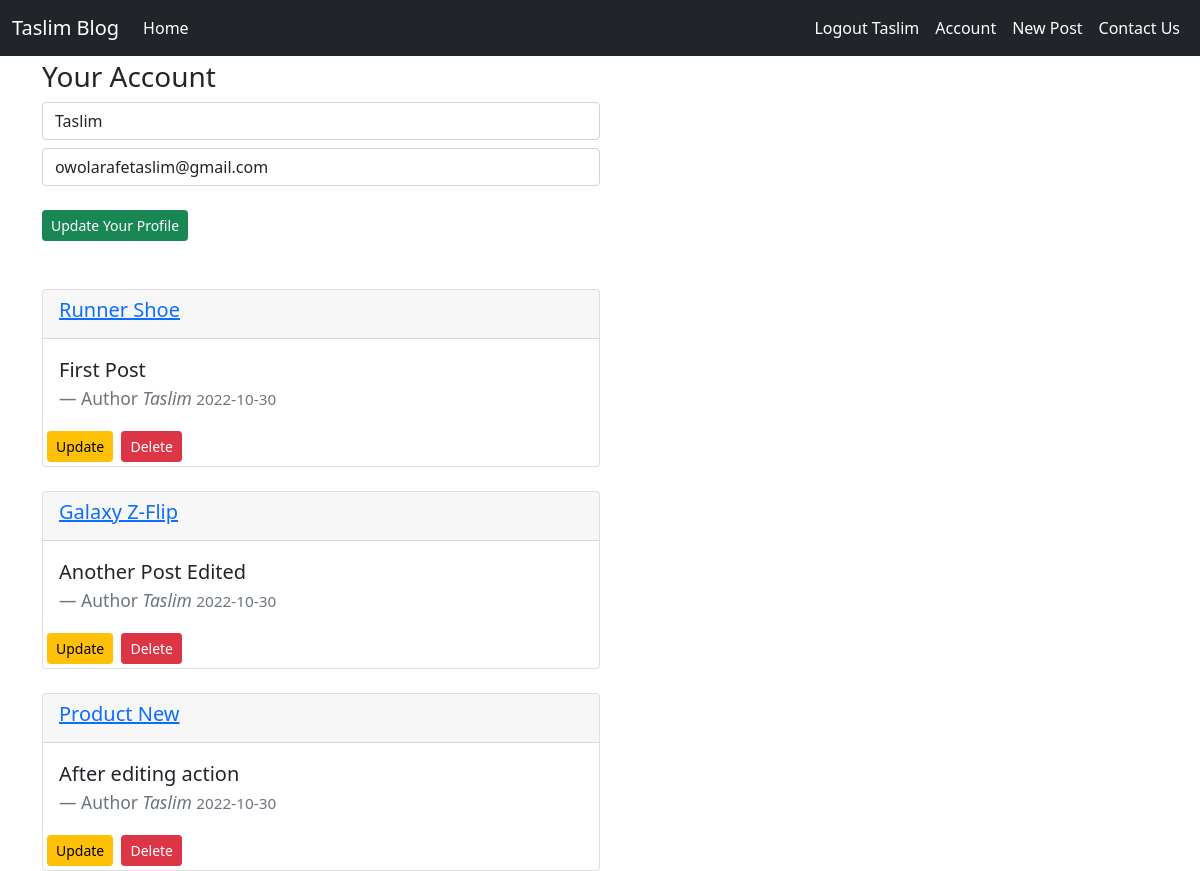
The app's page /about (signed in) with its own data.
### app.py (models this page shows, shortened)
class User(db.Model, UserMixin):
    id = db.Column(db.Integer(), primary_key=True)
    username = db.Column(db.String(20), unique=True, nullable=False)
    email = db.Column(db.String(120), unique=True, nullable=False)
    password = db.Column(db.String(60), nullable=False)
    posts = db.relationship('Post', backref='author', lazy=True)

class Post(db.Model):
    id = db.Column(db.Integer, primary_key=True)
    title = db.Column(db.String(100), nullable=False)
    date_posted = db.Column(db.DateTime, nullable=False, default=datetime.utcnow)
    content = db.Column(db.Text, nullable=False)
    user_id = db.Column(db.Integer, db.ForeignKey('user.id'), nullable=False)

### app.py (the view, shortened to what this page needs)
@app.route("/about", methods=['GET', 'POST'])
@login_required
def about():
    current_username = current_user.username
    current_email = current_user.email
    username_error = None
    email_error = None
    posts = Post.query.filter_by(author=current_user)
    return render_template('about.html', title='account',
        username=current_username, email=current_email, posts=posts,
        errors={
            'username':username_error,
            'email' : email_error
        })

### app.py (called while the page is built)
@login_manager.user_loader
def user_loader(id):
    return User.query.get(int(id))

### templates/about.html (shortened to what this page needs)
{% extends 'base.html' %}
{% block content %}
<form action="{{url_for('about')}}" method="POST">
  <div class="form-group">
    <h3>Your Account</h3>
  </div>
  <div class="form-group col-md-6 form-label">
    <input type="text" name="username" placeholder="username" class="form-control" value="{{ username }}"/>
  </div>
  <div class="form-group col-md-6 form-label">
    <input type="email" name="email" placeholder="email" class="form-control" value="{{ email }}"/>
  </div>
  <div class="form-group">
    <input type="submit" value="Update Your Profile" class="btn btn-success btn-sm sign-up"/>
  </div>
</form><br>
{% for post in posts %}
    <div class="card col-md-6 mt-4">
        <div class="card-header">
            <h5><a href="{{ url_for('post', post_id=post.id) }}" class="article-title">{{ post.title }}</a></h5>
        </div>
        <div class="card-body">
        <blockquote class="blockquote mb-0">
            <p>{{ post.content }}</p>
            <footer class="blockquote-footer">Author <cite title="Source Title">{{ post.author.username }} </cite><small class="text-muted">{{ post.date_posted.strftime('%Y-%m-%d') }}</small></footer>
        </blockquote>
        </div>
        {% if post.author == current_user %}
        <div>
            <a href="{{ url_for('update_post', post_id=post.id) }}" class="btn btn-warning btn-sm m-1">Update</a>
            <form action="{{ url_for('delete_post', post_id=post.id) }}" method="post" class='post-delete'>
                <input type="submit" class="btn btn-danger btn-sm" value="Delete">
            </form>
        </div>
        {% endif %}
    </div>
    {% endfor %}
{% endblock content %}

### templates/base.html (shortened to what this page needs)
<!doctype html>
<html lang="en">
  <head>
    <link href="https://cdn.jsdelivr.net/npm/bootstrap@5.0.2/dist/css/bootstrap.min.css" rel="stylesheet">
    <link rel="stylesheet" type="text/css" href="{{ url_for('static', filename='css/main.css')}}">
  </head>
  <body>
        <nav class="navbar navbar-expand-lg fixed-top navbar-dark bg-dark">
            <div class="container-fluid">
              <a class="navbar-brand" href="#">Taslim Blog</a>
              <div class="collapse navbar-collapse" id="navbarNavDropdown">
                <ul class="navbar-nav me-auto">
                    <li class="nav-item active">
                        <a class="nav-link active" aria-current="page" href="{{ url_for('home') }}">Home</a>
                    </li>
                </ul>
                <ul class="navbar-nav">
                    {% if current_user.is_authenticated %}
                    <li class="nav-item">
                        <a class="nav-link active" aria-current="page" href="{{ url_for('logout') }}">Logout {{ current_user.username }}</a>
                    </li>
                    <li class="nav-item">
                        <a class="nav-link active" aria-current="page" href="{{ url_for('about') }}">Account</a>
                    </li>
                    <li class="nav-item">
                        <a class="nav-link active" aria-current="page" href="{{ url_for('new_post') }}">New Post</a>
                    </li>
                    {% endif %}
                    <li class="nav-item">
                      <a class="nav-link active" aria-current="page" href="{{ url_for('contact') }}">Contact Us</a>
                    </li>
                </ul>
            </div>
            </div>
          </nav>
    <div class="container">
        {% block content %}
        {% endblock %}
    </div>
  </body>
</html>

### static/css/main.css (style rules this page uses)
.container { margin-top: 60px; }
.sign-up { margin-top: 1rem; }
.post-delete { display: inline-block; }

### records on screen
User: username "Taslim", email "owolarafetaslim@gmail.com"
Post: title "Runner Shoe", content "First Post", author.username "Taslim", date_posted "2022-10-30"
Post: title "Galaxy Z-Flip", content "Another Post Edited", author.username "Taslim", date_posted "2022-10-30"
Post: title "Product New", content "After editing action", author.username "Taslim", date_posted "2022-10-30"
